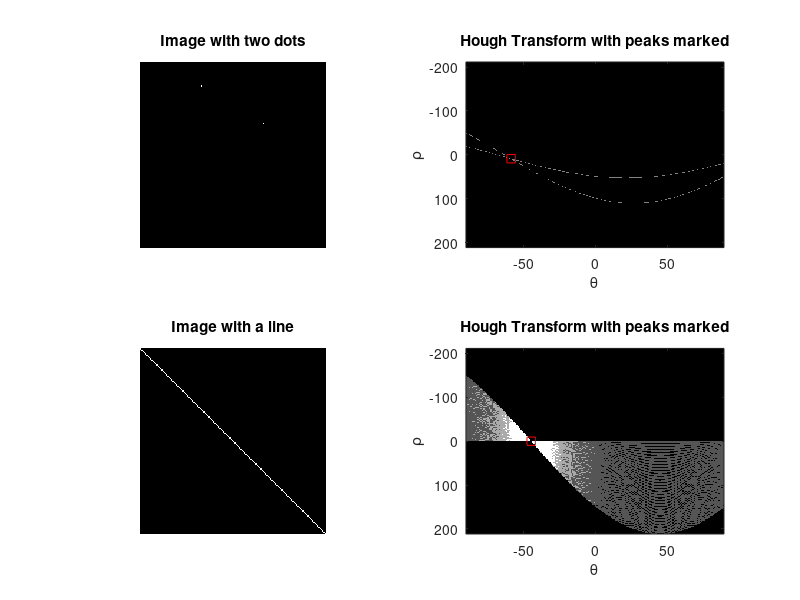

Recreate this plot in MATLAB.
function houghDescription
%% houghDescription
% visualize the hough matrix and image plane for two dots and a line

% Copyright 2014-2015 The MathWorks

%% 1. Image with two dots
b = zeros(150);
b(20,50) = 1; b(50,100) = 1;
[Hb,thetab,rhob] = hough(b);
% Plot the image and the Hough transform matrix
figure;
subplot(2,2,1), imshow(b);title('Image with two dots');
subplot(2,2,2),imshow(imadjust(mat2gray(Hb)),'XData',thetab,'YData',rhob);
xlabel('\theta'), ylabel('\rho');
axis on, axis normal;

%% Identify a peak in the Hough transform matrix H
peaksb = houghpeaks(Hb);
x = thetab(peaksb(:,2)); y = rhob(peaksb(:,1));
hold on
plot(x,y,'s','color','red');
title('Hough Transform with peaks marked');

%% 2. Image with a line
a = eye(150);

[H,theta,rho] = hough(a);
subplot(2,2,3),imshow(a),title('Image with a line');
subplot(2,2,4),imshow(imadjust(mat2gray(H)),'XData',theta,'YData',rho,...
    'InitialMagnification','fit','Border','tight');
xlabel('\theta'), ylabel('\rho');
axis on, axis normal;
%% Identify peaks in the Hough transform matrix H
peaks = houghpeaks(H);
x = theta(peaks(:,2)); y = rho(peaks(:,1));
hold on
plot(x,y,'s','color','red');
title('Hough Transform with peaks marked');
colormap(hot);